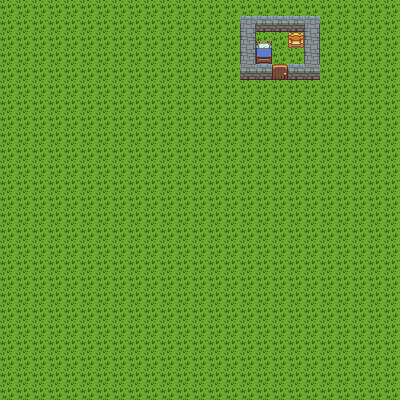

Tiled map render using the project's own tile images. Description and the whole map definition, tile-layer contents included, below:
An orthogonal 25x25 tile map with 16x16 px tiles, 2 tile layers (Tile Layer 1, Tile Layer 2), 2 tilesets.

<map version="1.2" tiledversion="1.3.3" orientation="orthogonal" renderorder="left-up" width="25" height="25" tilewidth="16" tileheight="16" infinite="0" nextlayerid="3" nextobjectid="1">
 <tileset firstgid="1" source="tiles.tsx" />
 <tileset firstgid="121" name="dead" tilewidth="16" tileheight="16" tilecount="12" columns="3">
  <image source="dead.png" width="48" height="64" />
 </tileset>
 <layer id="1" name="Tile Layer 1" width="25" height="25">
  <data encoding="csv">
66,66,66,66,66,66,66,66,66,66,66,66,66,66,66,66,66,66,66,66,66,66,66,66,66,
66,66,66,66,66,66,66,66,66,66,66,66,66,66,66,66,66,66,66,66,66,66,66,66,66,
66,66,66,66,66,66,66,66,66,66,66,66,66,66,66,66,66,66,66,66,66,66,66,66,66,
66,66,66,66,66,66,66,66,66,66,66,66,66,66,66,66,66,66,66,66,66,66,66,66,66,
66,66,66,66,66,66,66,66,66,66,66,66,66,66,66,66,66,66,66,66,66,66,66,66,66,
66,66,66,66,66,66,66,66,66,66,66,66,66,66,66,66,66,66,66,66,66,66,66,66,66,
66,66,66,66,66,66,66,66,66,66,66,66,66,66,66,66,66,66,66,66,66,66,66,66,66,
66,66,66,66,66,66,66,66,66,66,66,66,66,66,66,66,66,66,66,66,66,66,66,66,66,
66,66,66,66,66,66,66,66,66,66,66,66,66,66,66,66,66,66,66,66,66,66,66,66,66,
66,66,66,66,66,66,66,66,66,66,66,66,66,66,66,66,66,66,66,66,66,66,66,66,66,
66,66,66,66,66,66,66,66,66,66,66,66,66,66,66,66,66,66,66,66,66,66,66,66,66,
66,66,66,66,66,66,66,66,66,66,66,66,66,66,66,66,66,66,66,66,66,66,66,66,66,
66,66,66,66,66,66,66,66,66,66,66,66,66,66,66,66,66,66,66,66,66,66,66,66,66,
66,66,66,66,66,66,66,66,66,66,66,66,66,66,66,66,66,66,66,66,66,66,66,66,66,
66,66,66,66,66,66,66,66,66,66,66,66,66,66,66,66,66,66,66,66,66,66,66,66,66,
66,66,66,66,66,66,66,66,66,66,66,66,66,66,66,66,66,66,66,66,66,66,66,66,66,
66,66,66,66,66,66,66,66,66,66,66,66,66,66,66,66,66,66,66,66,66,66,66,66,66,
66,66,66,66,66,66,66,66,66,66,66,66,66,66,66,66,66,66,66,66,66,66,66,66,66,
66,66,66,66,66,66,66,66,66,66,66,66,66,66,66,66,66,66,66,66,66,66,66,66,66,
66,66,66,66,66,66,66,66,66,66,66,66,66,66,66,66,66,66,66,66,66,66,66,66,66,
66,66,66,66,66,66,66,66,66,66,66,66,66,66,66,66,66,66,66,66,66,66,66,66,66,
66,66,66,66,66,66,66,66,66,66,66,66,66,66,66,66,66,66,66,66,66,66,66,66,66,
66,66,66,66,66,66,66,66,66,66,66,66,66,66,66,66,66,66,66,66,66,66,66,66,66,
66,66,66,66,66,66,66,66,66,66,66,66,66,66,66,66,66,66,66,66,66,66,66,66,66,
66,66,66,66,66,66,66,66,66,66,66,66,66,66,66,66,66,66,66,66,66,66,66,66,66
</data>
 </layer>
 <layer id="2" name="Tile Layer 2" width="25" height="25">
  <data encoding="csv">
0,0,0,0,0,0,0,0,0,0,0,0,0,0,0,0,0,0,0,0,0,0,0,0,0,
0,0,0,0,0,0,0,0,0,0,0,0,0,0,0,4,1,1,1,4,0,0,0,0,0,
0,0,0,0,0,0,0,0,0,0,0,0,0,0,0,2,46,0,47,2,0,0,0,0,0,
0,0,0,0,0,0,0,0,0,0,0,0,0,0,0,2,54,0,0,2,0,0,0,0,0,
0,0,0,0,0,0,0,0,0,0,0,0,0,0,0,3,1,49,1,3,0,0,0,0,0,
0,0,0,0,0,0,0,0,0,0,0,0,0,0,0,0,0,0,0,0,0,0,0,0,0,
0,0,0,0,0,0,0,0,0,0,0,0,0,0,0,0,0,0,0,0,0,0,0,0,0,
0,0,0,0,0,0,0,0,0,0,0,0,0,0,0,0,0,0,0,0,0,0,0,0,0,
0,0,0,0,0,0,0,0,0,0,0,0,0,0,0,0,0,0,0,0,0,0,0,0,0,
0,0,0,0,0,0,0,0,0,0,0,0,0,0,0,0,0,0,0,0,0,0,0,0,0,
0,0,0,0,0,0,0,0,0,0,0,0,0,0,0,0,0,0,0,0,0,0,0,0,0,
0,0,0,0,0,0,0,0,0,0,0,0,0,0,0,0,0,0,0,0,0,0,0,0,0,
0,0,0,0,0,0,0,0,0,0,0,0,0,0,0,0,0,0,0,0,0,0,0,0,0,
0,0,0,0,0,0,0,0,0,0,0,0,0,0,0,0,0,0,0,0,0,0,0,0,0,
0,0,0,0,0,0,0,0,0,0,0,0,0,0,0,0,0,0,0,0,0,0,0,0,0,
0,0,0,0,0,0,0,0,0,0,0,0,0,0,0,0,0,0,0,0,0,0,0,0,0,
0,0,0,0,0,0,0,0,0,0,0,0,0,0,0,0,0,0,0,0,0,0,0,0,0,
0,0,0,0,0,0,0,0,0,0,0,0,0,0,0,0,0,0,0,0,0,0,0,0,0,
0,0,0,0,0,0,0,0,0,0,0,0,0,0,0,0,0,0,0,0,0,0,0,0,0,
0,0,0,0,0,0,0,0,0,0,0,0,0,0,0,0,0,0,0,0,0,0,0,0,0,
0,0,0,0,0,0,0,0,0,0,0,0,0,0,0,0,0,0,0,0,0,0,0,0,0,
0,0,0,0,0,0,0,0,0,0,0,0,0,0,0,0,0,0,0,0,0,0,0,0,0,
0,0,0,0,0,0,0,0,0,0,0,0,0,0,0,0,0,0,0,0,0,0,0,0,0,
0,0,0,0,0,0,0,0,0,0,0,0,0,0,0,0,0,0,0,0,0,0,0,0,0,
0,0,0,0,0,0,0,0,0,0,0,0,0,0,0,0,0,0,0,0,0,0,0,0,0
</data>
 </layer>
</map>
